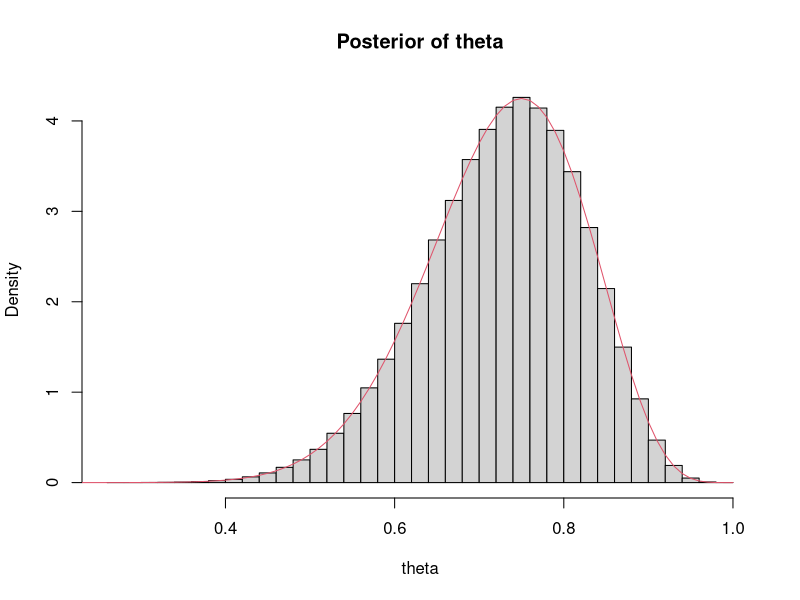

This figure's R source:
##############################################
## Example: conjugate Beta - Binomial model ##
##############################################

# prior parameters 
a <- 1
b <- 1

# sample evidences
r <- 15 # number of successes
n <- 20 # number of trials

# posterior parameters
a_prime <- a + r
b_prime <- n - r + b

# size of the random sample
S <- 1e6

# random sample from the posterior
post_sample <- rbeta(n = S, 
                     shape1 = a_prime, 
                     shape2 = b_prime)

# visualization of the posterior (samples)
hist(post_sample, breaks = 30, probability = T, 
     main = "Posterior of theta", xlab = "theta")

# theoretical distribution of the posterior
curve(expr = dbeta(x, shape1 = a_prime, shape2 = b_prime), 
      from = 0, to = 1,col = 2, add = T)

# summary statistics computation
mean(post_sample); a_prime / (a_prime + b_prime)
sd(post_sample); 
sqrt((a_prime * b_prime) / 
       ((a_prime + b_prime) ^ 2 * (a_prime + b_prime + 1)))

# quantiles
p <- c(0.025, 0.05, 0.25, 0.5, 0.75, 0.95, 0.975)
quantile(post_sample, probs = p) # sample
qbeta(p = p, shape1 = a_prime, shape2 = b_prime) # theoretical

# Monte Carlo SE
sd(post_sample)/sqrt(S)



